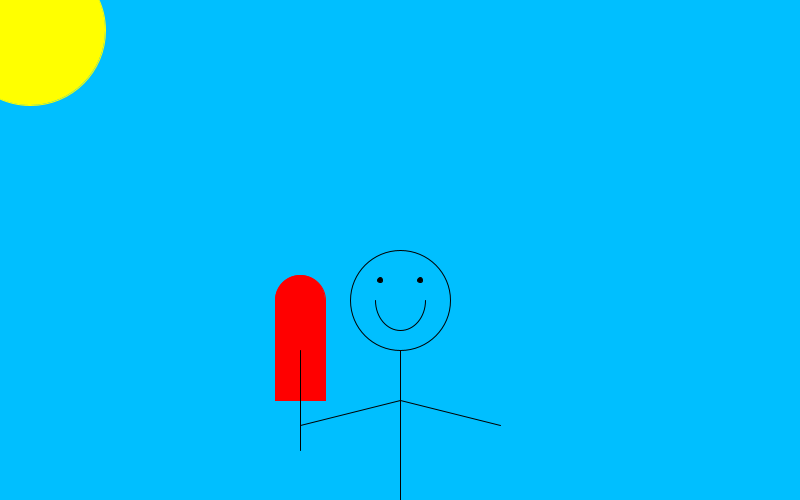
Frame 1 (no input)
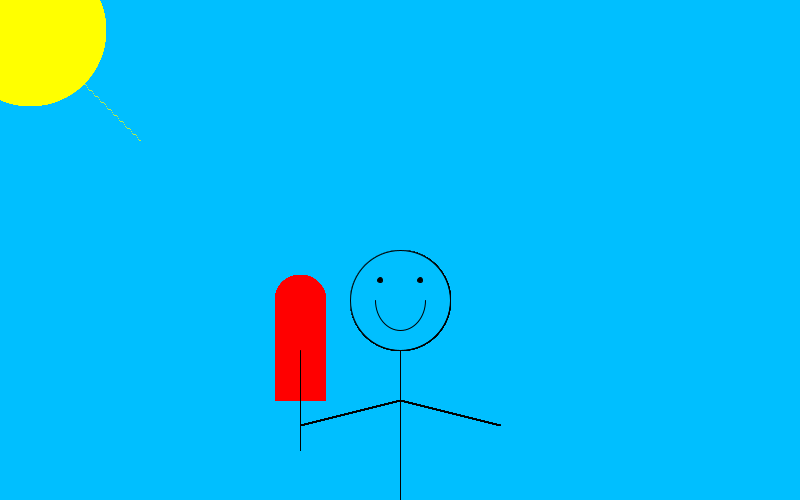
Frame 60 (the mouse pressed at the canvas centre just before this capture)
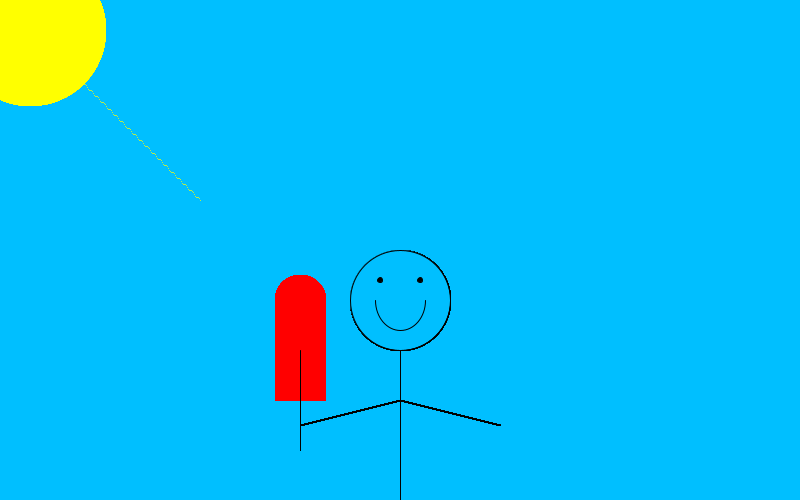
Frame 120 (the mouse held since frame 60 and released just before this capture)

The Processing sketch that drew these frames (run headless with seeded random() and noise(); from frame 60 on, the mouse is pressed at the canvas centre):

// Processing sketch: Sunshine
// ── Sunshine.pde
float xpos=80;
float ypos=80;
float xspeed=1;
float yspeed=1;
int n=0;

void setup() {
  size(800, 500);
  background(0, 191, 255);
}



void draw() {
  yspeed=cos(n)+1;
  if (xpos>=300 || ypos>=300) {
    xspeed=0;
    yspeed=0;
  }
  stroke(255, 255, 0);
  fill(255, 255, 0);
  ellipse(30, 30, 150, 150);
  xpos=xpos+xspeed;
  ypos=ypos+yspeed;
  n=n+1;
  stroke(255, 255, 0);
  point(xpos, ypos);
  stroke(0);
  line(300, 425, 400, 400);
  line(400, 400, 500, 425);
  line(400, 300, 400, 600);
  fill(0, 191, 255);
  ellipse(400, 300, 100, 100);
  fill(0);
  ellipse(380, 280, 5, 5);
  ellipse(420, 280, 5, 5);
  noFill();
  arc(400, 300, 50, 60, 0, PI);
  if (xpos<=300 & ypos<=300) {
    stroke(255, 0, 0);
    fill(255, 0, 0);
    ellipse(300, 300, 50, 50);
    rect(275, 300, 50, 100);
    stroke(0);
    line(300, 350, 300, 450);
  } else {
    background(0, 191, 255);
    stroke(0);
    line(300, 350, 300, 450);
    line(400, 400, 500, 425);
    stroke(255, 255, 0);
    fill(255, 255, 0);
    ellipse(30, 30, 150, 150);
    stroke(0);
    line(300, 425, 400, 400);
    line(400, 300, 400, 600);
    fill(0, 191, 255);
    ellipse(400, 300, 100, 100);
    fill(0);
    ellipse(380, 280, 5, 5);
    ellipse(420, 280, 5, 5);
    noFill();
    arc(400, 330, 50, 60, PI, PI+PI);
  }
}
